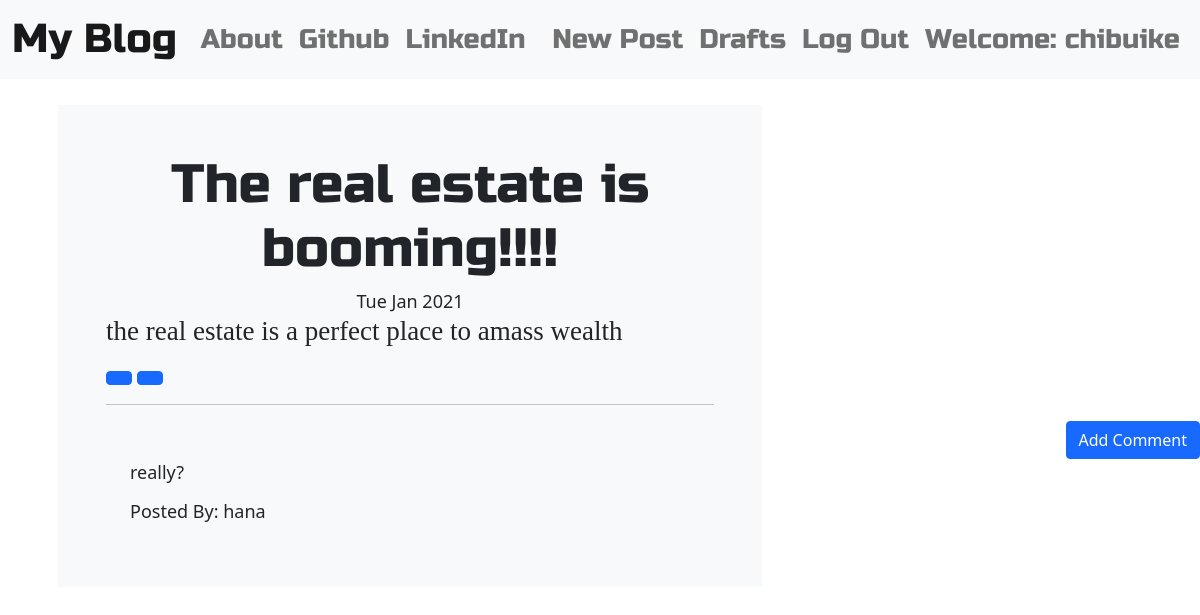
/post/3/ (signed in), run on the app's committed database.
### blog/models.py (models this page shows, shortened)
class Post(models.Model):
    author = models.ForeignKey("auth.User", on_delete=models.CASCADE)
    title = models.CharField(max_length=200)
    text = models.TextField()
    create_date = models.DateTimeField(default=timezone.now())
    published_date = models.DateTimeField(blank=True, null=True)

class Comment(models.Model):
    post = models.ForeignKey('blog.Post', related_name='comments', on_delete=models.CASCADE)
    author = models.CharField(max_length=200)
    text = models.TextField()
    create_date = models.DateTimeField(default=timezone.now())
    approved_comment = models.BooleanField(default=False)

### blog/views.py (the view)
# urls.py: path('post/<int:pk>/', views.PostDetailView.as_view(), name='post_detail'),
class PostDetailView(DetailView):
    model = Post

### blog/templates/blog/post_detail.html (shortened to what this page needs)
{% extends 'blog/base.html' %}
{% block content %}
<div class="bg-light p-5 rounded-lg m-3">
  <h1 class="posttitle loader">{{post.title}}</h1>
      {% if post.published_date %}
  <div class="date postdate">
      {{ post.published_date|date:"D M Y" }}
  </div>
      {% else %}
  <a class="btn btn-primary" href="{% url 'post_publish' pk=post.pk %}">Publish</a>
      {% endif %}
  <p class="postcontent">{{ post.text|safe|linebreaksbr }}</p>
  {% if user.is_authenticated %}
  <a class="btn btn-primary" href="{% url 'post_edit' pk=post.pk %}">
  </a>
  <a class="btn btn-primary" href="{% url 'post_remove' pk=post.pk %}">
  </a>
  {% endif %}
  <hr>
  <a class="btn btn-primary btn-comment" href="{% url 'add_comment_to_post' pk=post.pk %}">Add Comment</a>
  <div class="container">
      {% for comment in post.comments.all %}
      <br>
      {% if user.is_authenticated or comment_approve_comment %}
      <p>{{comment.text|safe|linebreaks}}</p>
      <p>Posted By: {{comment.author}}</p>
      {% endif %}
      {% empty %}
      <p>No comments</p>
      {% endfor %}
  </div>
</div>
{% endblock %}

### blog/templates/blog/base.html (shortened to what this page needs)
<!doctype html>
{% load static %}
<html lang="en">
<head>
    <link rel="stylesheet" href="{% static 'blog/css/bootstrap.css' %}">
    <link rel="stylesheet" href="{% static 'blog/css/medium-editor.css' %}">
    <link rel="stylesheet" href="{% static 'blog/css/blog.css' %}">
</head>
<body class="loader">
<nav class="navbar navbar-expand-lg navbar-light bg-light techfont custom-navbar">
    <div class="container-fluid">
        <a class="navbar-brand bigbrand" href="{% url 'post_list' %}">My Blog</a>
			<div class="collapse navbar-collapse" id="navbarSupportedContent">
				<ul class="navbar-nav me-auto mb-2 mb-lg-0">
					<li class="nav-item">
						<a class="nav-link" aria-current="page" href="{% url 'about' %}">About</a>
					</li>
					<li class="nav-item">
						<a class="nav-link" href="https://www.github.com">Github</a>
					</li>
                    <li class="nav-item">
						<a class="nav-link" href="https://www.linkedin.com">LinkedIn</a>
					</li>
                </ul>
                <ul class="navbar-nav navbar-right">
                {% if user.is_authenticated %}
                    <li class="nav-item">
                        <a class="nav-link" href="{% url 'post_new' %}">New Post</a>
                    </li>
                    <li class="nav-item">
                        <a class="nav-link" href="{% url 'post_draft_list' %}">Drafts</a>
                    </li>
                    <li class="nav-item">
                        <a class="nav-link" href="{% url 'logout' %}">Log Out</a>
                    </li>
                    <li class="nav-item">
                        <a class="nav-link">Welcome: {{ user.username }}</a>
                    </li>
                    {% else %}
                    <li class="nav-item">
                        <a class="nav-link" href="{% url 'login' %}">Log In</a>
                    </li>
                    {% endif %}
                </ul>
            </div>
    </div>
</nav>
<div class="content container">
    <div class="row">
        <div class="col-md-8">
            <div class="blog_posts">
                {% block content %}
                {% endblock %}
            </div>
        </div>
    </div>
</div>
</body>
</html>

### blog/static/blog/css/blog.css (style rules this page uses)
html { font-size: 100%; box-sizing: border-box; }
body { margin: 0; padding: 0; background-image: url('/static/blog/images/child-holding-clear-glass-jar-with-yellow-light-2026960.jpg'); line-height: 1.3; font-weight: 300; font-size: 1.125rem ; }
.techfont { font-family: 'Russo One', sans-serif; font-size: 1.5em; margin-bottom: 10px; }
.bigbrand { font-size: 1.5em; }
.postdate { text-align: center; }
.posttitle { font-family: 'Russo One', sans-serif; font-size: 3em; text-align: center; }
.postcontent { font-family: 'Montserrat'; font-size: 1.5em; }
.btn-comment { position: absolute; right: 0px; }
.loader { filter:hue-rotate(4deg); animation:hue 10000ms infinite linear; }

### data on the page
Post: title "The real estate is booming!!!!", published_date "Tue Jan 2021", text "the real estate is a perfect place to amass wealth"
Comment: text "really?", author "hana"

### other printed values
{{ user.username }} "chibuike"
